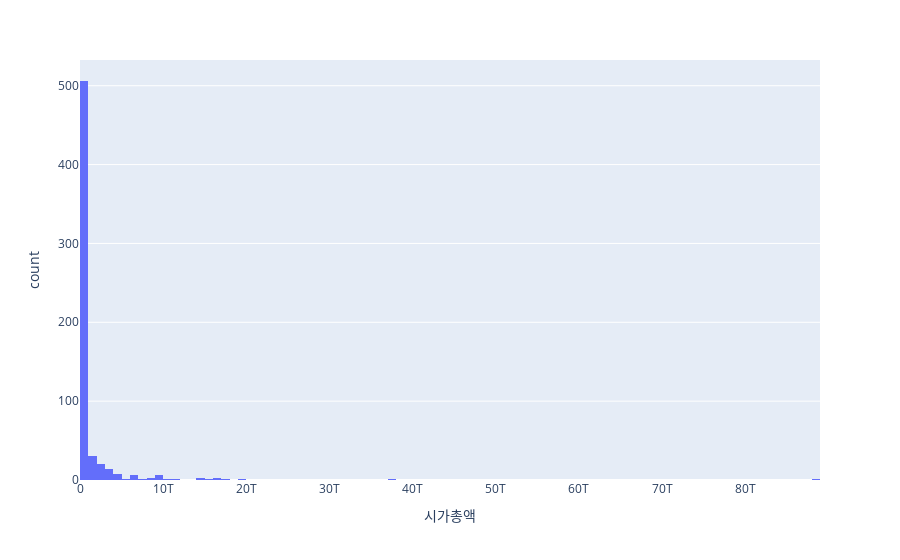

Notebook source saved alongside this figure:
### Code cell
listed_company_df = pd.merge(company_df, dataframe, on='종목코드', how='inner')
filtered_companies = listed_company_df[['종목명_x', '시장구분_x', '업종명', '상장주식수_x','업종코드', '시가총액']]

#KOSPI
KOSPI_companies = filtered_companies[filtered_companies['시장구분_x']=="KOSPI"].sort_values(by=['시가총액'])
df =  KOSPI_companies['시가총액']
fig = px.histogram(df, x="시가총액")
fig.show()


KOSPI_companies = KOSPI_companies.loc[KOSPI_companies['시가총액'] < 10**12] 
KOSPI_groupby_sum = KOSPI_companies.groupby('업종명')['시가총액'].agg(시가총액='sum', MyCount='count').sort_values(by=['시가총액'])
print(KOSPI_companies.info())

KOSPI_groupby_mean = KOSPI_companies.groupby('업종명').mean().sort_values(by=['시가총액'])

KOSPI_groupby_sum = KOSPI_groupby_sum[-10:]
KOSPI_groupby_mean = KOSPI_groupby_mean[-10:]

plt.bar(KOSPI_groupby_sum.index.to_list(), KOSPI_groupby_sum['시가총액'].to_list())
plt.title('10조이상 기업들의 업종별 시가총액 합')
plt.rcParams['font.family'] = 'AppleGothic'
plt.rcParams['text.color'] = 'white'
plt.rcParams["figure.figsize"] = (25,6)
plt.xticks(color='w')
plt.yticks(color='w')
plt.show()

plt.bar(KOSPI_groupby_mean.index.to_list(), KOSPI_groupby_mean['시가총액'].to_list())
plt.title('10조이상 기업들의 업종별 시가총액 평균')
plt.rcParams["figure.figsize"] = (25,6)
plt.xticks(color='w')
plt.yticks(color='w')
plt.show()
#plt.hist(KOSPI_groupby_sum['매출액'].to_list())

### Figure 1 — Plotly figure (JSON) as saved in the notebook; plotly's stock layout.template omitted (floating-point values rounded to 4 significant figures; data arrays with more than 128 entries replaced by an {"elided": "..."} marker saying what was removed)
{"data": [{"alignmentgroup": "True", "bingroup": "x", "hovertemplate": "시가총액=%{x}<br>count=%{y}<extra></extra>", "legendgroup": "", "marker": {"color": "#636efa", "pattern": {"shape": ""}}, "name": "", "offsetgroup": "", "orientation": "v", "showlegend": false, "type": "histogram", "x": {"elided": "606 int values"}, "xaxis": "x", "yaxis": "y"}], "layout": {"barmode": "relative", "legend": {"tracegroupgap": 0}, "margin": {"t": 60}, "xaxis": {"anchor": "y", "domain": [0, 1], "title": {"text": "시가총액"}}, "yaxis": {"anchor": "x", "domain": [0, 1], "title": {"text": "count"}}}}
